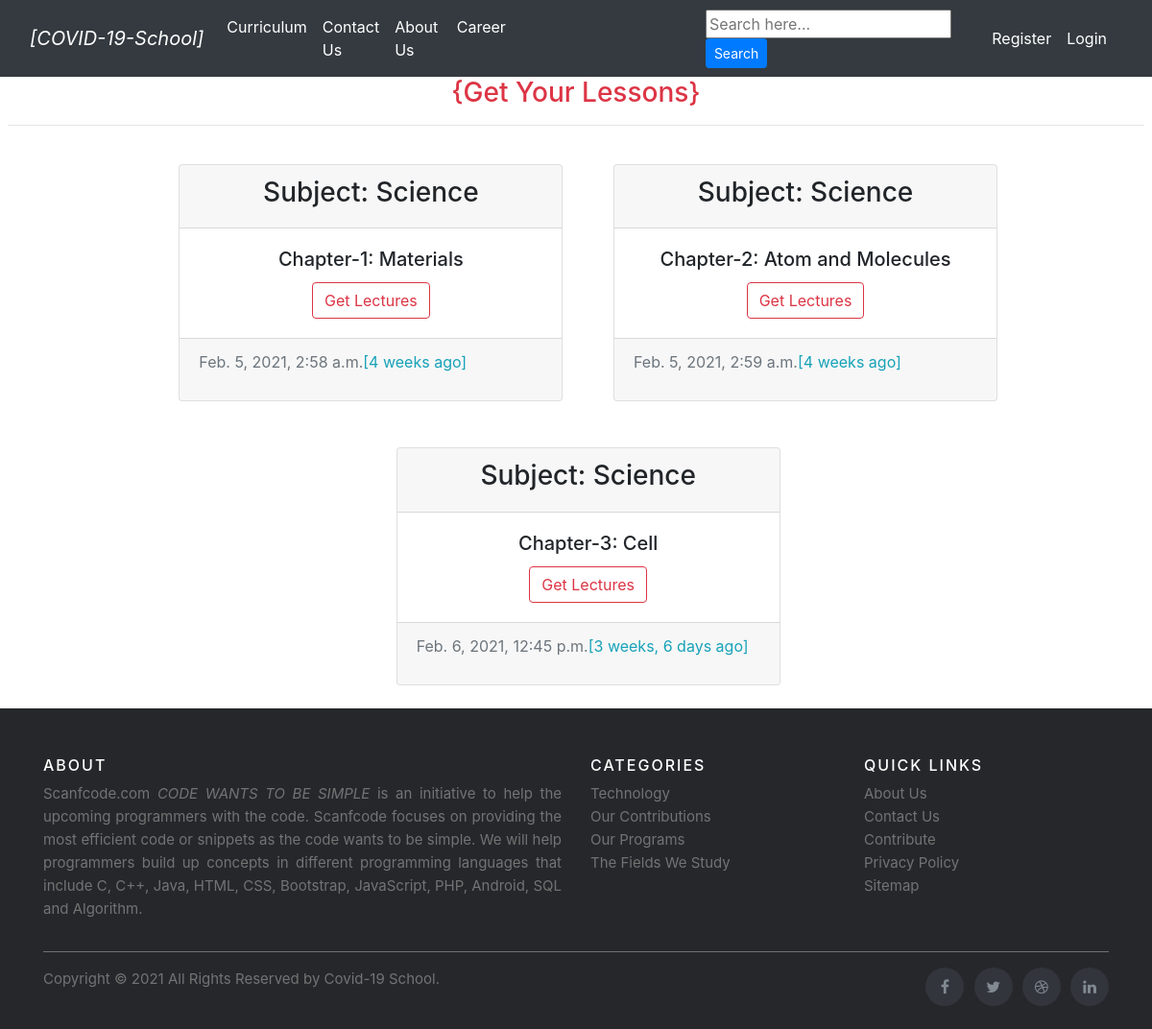
Page /curriculum/6th-class/science/ on the committed database.
### curriculum/models.py (models this page shows, shortened)
class Lesson(models.Model):
	lesson_id = models.CharField(max_length=100, unique=True)
	name = models.CharField(max_length=250)
	Standard = models.ForeignKey(Standard, on_delete=models.CASCADE)
	created_by = models.ForeignKey(User, on_delete=models.CASCADE)
	created_at = models.DateTimeField(auto_now_add=True)
	subject = models.ForeignKey(Subject, on_delete=models.CASCADE, related_name='lessons')
	position = models.PositiveSmallIntegerField(verbose_name='chapter no.')
	slug = models.SlugField(null=True, blank=True)
	video = models.FileField(upload_to=save_lesson_files, verbose_name='Video', blank=True, null=True)
	ppt = models.FileField(upload_to=save_lesson_files, verbose_name='Presentation', blank=True)
	Notes = models.FileField(upload_to=save_lesson_files, verbose_name='Notes', blank=True)
	class Meta:
		ordering = ['position']

class Subject(models.Model):
	subject_id = models.CharField(max_length=100, unique=True)
	name = models.CharField(max_length=100)
	slug = models.SlugField(null=True, blank=True)
	standard = models.ForeignKey(Standard, on_delete=models.CASCADE, related_name='subjects')
	image = models.ImageField(upload_to=save_subject_image, blank=True, verbose_name='Subject Image')
	description = models.TextField(max_length=500, blank=True)

### curriculum/views.py (the view)
# urls.py: path('<str:standard>/<slug:slug>/', LessonListView.as_view(), name='lesson_list'),
class LessonListView(DetailView):
	context_object_name = 'subjects'
	model = Subject
	template_name = 'curriculum/lesson_list_view.html'

### curriculum/templates/curriculum/lesson_list_view.html (shortened to what this page needs)
{% extends 'base.html' %}
{% block content %}
	<div class="row">
		<div class="col mx-2">
			<h3 class="text-danger text-center">{Get Your Lessons}</h3><hr>
			<div class="row justify-content-center">
				{% for lesson in subjects.lessons.all %}
				<div class="col-sm-4 col-md-4 ml-4 mr-4 my-4">
					<div class="card text-center" style="max-height:250px; width: 400px;">
					  <div class="card-header">
					   <h3>Subject: {{lesson.subject.name}}</h3>
					  </div>
					  <div class="card-body">
					    <h5 class="card-title">Chapter-{{lesson.position}}: {{lesson.name}}</h5>
					    <a href="{% url 'curriculum:lesson_detail' standard=lesson.Standard.slug subject=subjects.slug slug=lesson.slug  %}" class="btn btn-outline-danger">Get Lectures</a><br>
					  </div>
					  <div class="card-footer text-muted d-md-inline-flex">
					    {{lesson.created_at}}<p class="text-info">[{{lesson.created_at|timesince}} ago]</p>
					  </div>
				  	</div>
				</div>
				{% endfor %}
			</div>
		</div>
	</div>
{% endblock %}

### rows in the picture
Lesson: subject.name "Science", position "1", name "Materials", created_at "Feb. 5, 2021, 2:58 a.m.", created_at "4 weeks"
Lesson: subject.name "Science", position "2", name "Atom and Molecules", created_at "Feb. 5, 2021, 2:59 a.m.", created_at "4 weeks"
Lesson: subject.name "Science", position "3", name "Cell", created_at "Feb. 6, 2021, 12:45 p.m.", created_at "3 weeks, 6 days"
